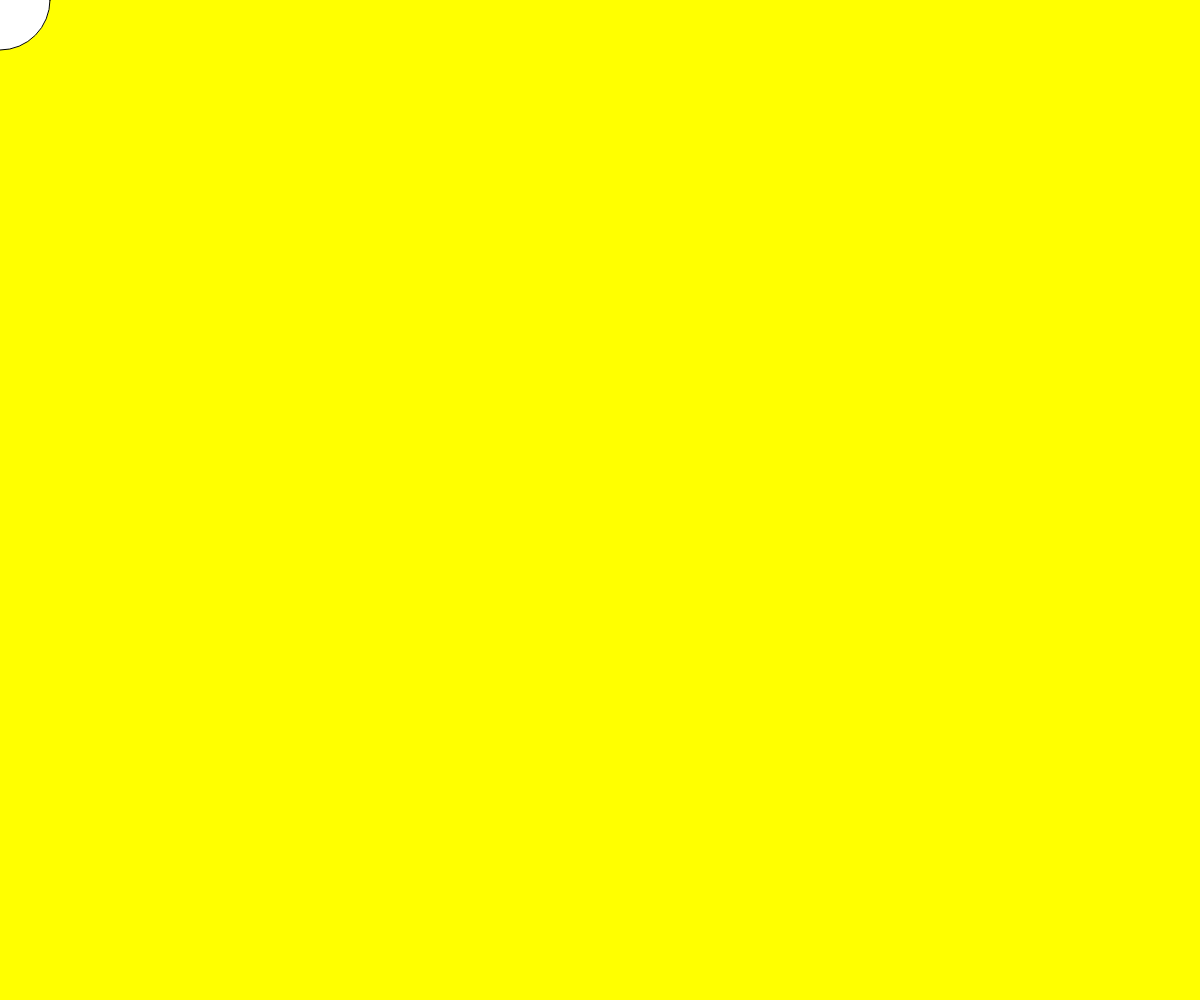
Frame 1 (no input)
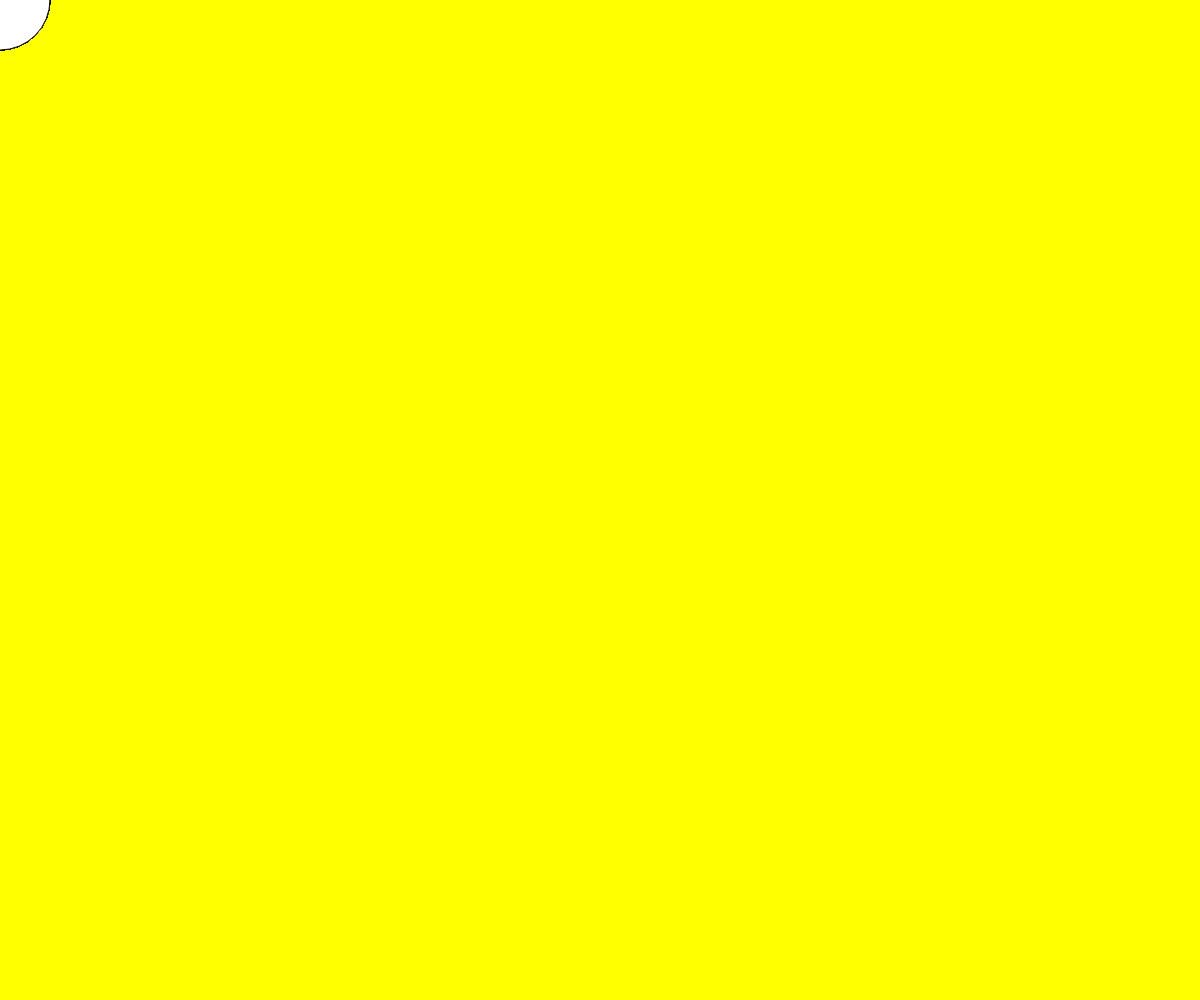
Frame 60 (no input)
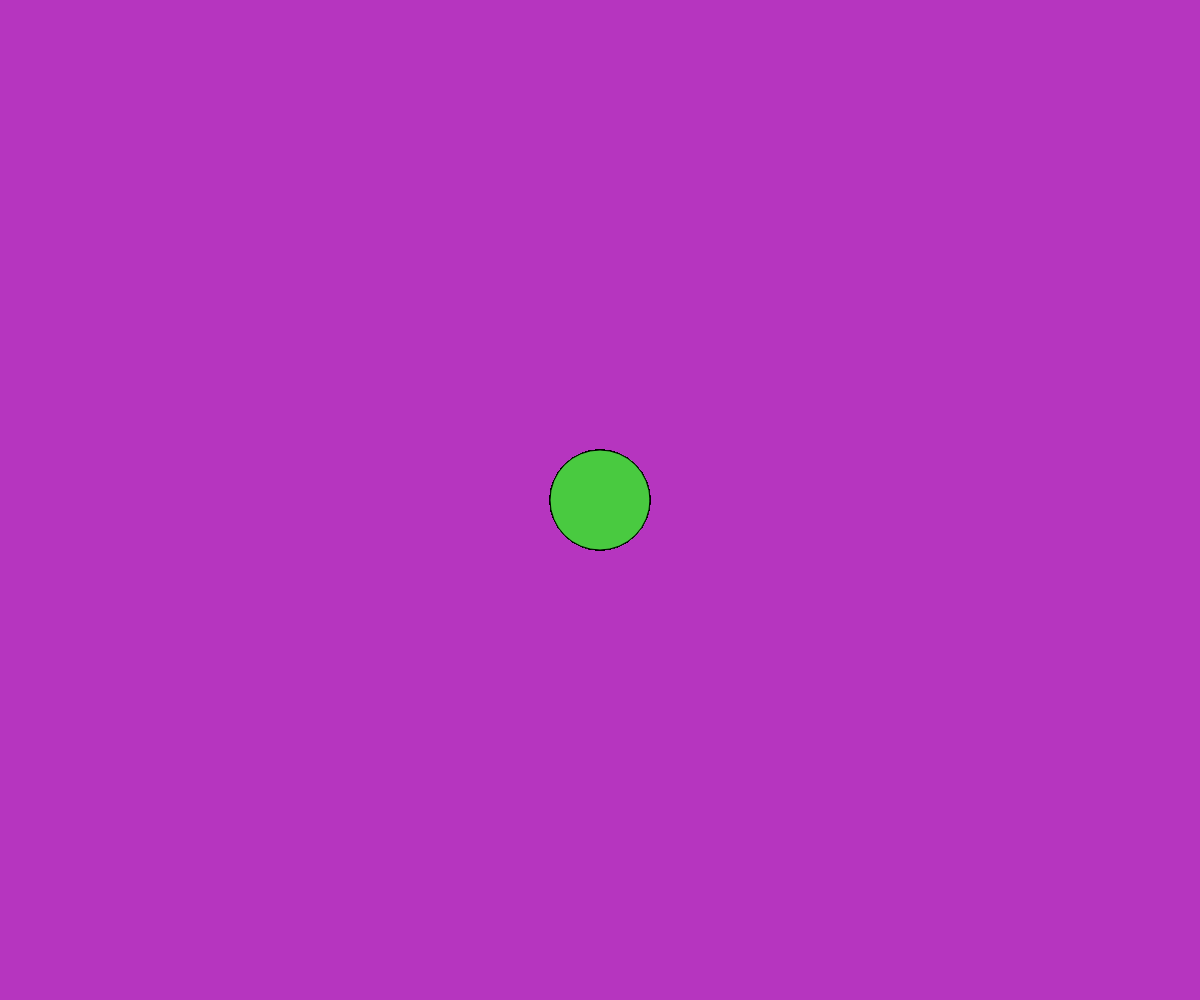
Frame 120 (the mouse pressed at the canvas centre since frame 60)

The p5.js sketch that drew these frames (run headless with seeded random() and noise() and a simulated clock; from frame 60 on, the mouse is pressed at the canvas centre):

// p5.js sketch
// ── sketch.js
const screenWidth = document.documentElement.clientWidth;
const screenHeight = document.documentElement.clientHeight;

function setup() {
	createCanvas(screenWidth, screenHeight);
	background(255, 255, 0);
}

function draw() {
	ellipse(mouseX, mouseY, 100);
}

function touchMoved() {
	return false;
}

function touchStarted() {
	console.log(mouseX, mouseY);
	r = random(255);
	g = random(255);
	b = random(255);
	background(r, g, b);
	fill(255 - r, 255 - g, 255 - b);
}
